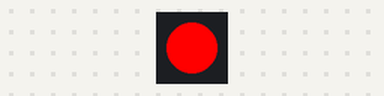
Bench run of a program on a simulated Raspberry Pi (BCM pin numbers). On the bench: 1 RGB LEDs in strip order, left to right. Dim RGB values are drawn brighter than linear.

Above: at 0.5 s.
At 1.5 s:
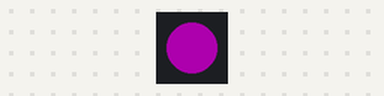
At 2.5 s:
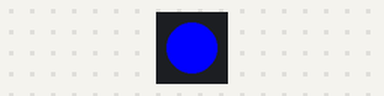
At 5.5 s:
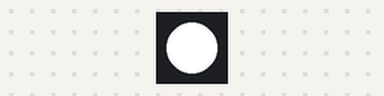
Timing chart, 0 to 7.8 s (numbered marks = the images above):
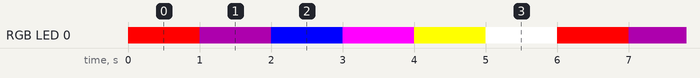

The program:

pizero_rgbLED.py
```python
from gpiozero import RGBLED
from time import sleep

# MY FIRST RGB LED IS ANODE
led = RGBLED(17,27,22, active_high=False)

while True:
        led.color = (1,0,0)
        sleep(1)
        led.off()
        led.color = (0.2,0,0.2)
        sleep(1)
        led.off()
        led.color = (0,0,1)
        sleep(1)
        led.off()
        led.color = (1,0,1)
        sleep(1)
        led.off()
        led.color = (1,1,0)
        sleep(1)
        led.off()
        led.color = (1,1,1)
        sleep(1)
        led.off()
```

Measured:
- by itself, RGB LED 0: repeats every 6.0 s: RGB(51, 0, 51) 1.0 s, RGB(0, 0, 255) 1.0 s, RGB(255, 0, 255) 1.0 s, RGB(255, 255, 0) 1.0 s, RGB(255, 255, 255) 1.0 s, RGB(255, 0, 0) 1.0 s
- by itself, everything shown: repeats every 6.0 s, in 6 steps
